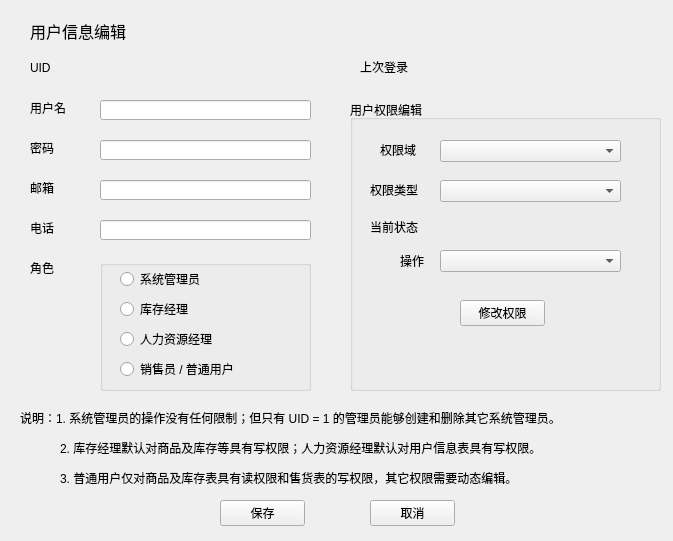
<?xml version="1.0" encoding="UTF-8"?>
<ui version="4.0">
 <class>UserEdit</class>
 <widget class="QMainWindow" name="UserEdit">
  <property name="geometry">
   <rect>
    <x>0</x>
    <y>0</y>
    <width>673</width>
    <height>541</height>
   </rect>
  </property>
  <property name="windowTitle">
   <string>用户信息/权限设置</string>
  </property>
  <widget class="QWidget" name="centralwidget">
   <widget class="QLabel" name="titleLabel">
    <property name="geometry">
     <rect>
      <x>30</x>
      <y>10</y>
      <width>161</width>
      <height>41</height>
     </rect>
    </property>
    <property name="font">
     <font>
      <family>微软雅黑</family>
      <pointsize>12</pointsize>
     </font>
    </property>
    <property name="text">
     <string>用户信息编辑</string>
    </property>
   </widget>
   <widget class="QLabel" name="label_2">
    <property name="geometry">
     <rect>
      <x>30</x>
      <y>100</y>
      <width>71</width>
      <height>16</height>
     </rect>
    </property>
    <property name="text">
     <string>用户名</string>
    </property>
   </widget>
   <widget class="QLabel" name="label_3">
    <property name="geometry">
     <rect>
      <x>30</x>
      <y>140</y>
      <width>61</width>
      <height>16</height>
     </rect>
    </property>
    <property name="text">
     <string>密码</string>
    </property>
   </widget>
   <widget class="QLabel" name="label_4">
    <property name="geometry">
     <rect>
      <x>30</x>
      <y>180</y>
      <width>61</width>
      <height>16</height>
     </rect>
    </property>
    <property name="text">
     <string>邮箱</string>
    </property>
   </widget>
   <widget class="QLabel" name="label_5">
    <property name="geometry">
     <rect>
      <x>30</x>
      <y>220</y>
      <width>71</width>
      <height>16</height>
     </rect>
    </property>
    <property name="text">
     <string>电话</string>
    </property>
   </widget>
   <widget class="QLabel" name="label_6">
    <property name="geometry">
     <rect>
      <x>30</x>
      <y>60</y>
      <width>71</width>
      <height>16</height>
     </rect>
    </property>
    <property name="text">
     <string>UID</string>
    </property>
   </widget>
   <widget class="QLabel" name="uidLabel">
    <property name="geometry">
     <rect>
      <x>110</x>
      <y>60</y>
      <width>201</width>
      <height>16</height>
     </rect>
    </property>
    <property name="text">
     <string/>
    </property>
   </widget>
   <widget class="QLineEdit" name="usernameEdit">
    <property name="geometry">
     <rect>
      <x>100</x>
      <y>100</y>
      <width>211</width>
      <height>20</height>
     </rect>
    </property>
   </widget>
   <widget class="QLineEdit" name="passwordEdit">
    <property name="geometry">
     <rect>
      <x>100</x>
      <y>140</y>
      <width>211</width>
      <height>20</height>
     </rect>
    </property>
    <property name="echoMode">
     <enum>QLineEdit::Password</enum>
    </property>
   </widget>
   <widget class="QLineEdit" name="emailEdit">
    <property name="geometry">
     <rect>
      <x>100</x>
      <y>180</y>
      <width>211</width>
      <height>20</height>
     </rect>
    </property>
   </widget>
   <widget class="QLineEdit" name="phoneEdit">
    <property name="geometry">
     <rect>
      <x>100</x>
      <y>220</y>
      <width>211</width>
      <height>20</height>
     </rect>
    </property>
   </widget>
   <widget class="QLabel" name="label_7">
    <property name="geometry">
     <rect>
      <x>30</x>
      <y>260</y>
      <width>71</width>
      <height>16</height>
     </rect>
    </property>
    <property name="text">
     <string>角色</string>
    </property>
   </widget>
   <widget class="QGroupBox" name="userRoleBox">
    <property name="geometry">
     <rect>
      <x>100</x>
      <y>260</y>
      <width>211</width>
      <height>131</height>
     </rect>
    </property>
    <property name="title">
     <string/>
    </property>
    <widget class="QRadioButton" name="admin">
     <property name="geometry">
      <rect>
       <x>20</x>
       <y>10</y>
       <width>161</width>
       <height>18</height>
      </rect>
     </property>
     <property name="text">
      <string>系统管理员</string>
     </property>
    </widget>
    <widget class="QRadioButton" name="manager">
     <property name="geometry">
      <rect>
       <x>20</x>
       <y>40</y>
       <width>161</width>
       <height>18</height>
      </rect>
     </property>
     <property name="text">
      <string>库存经理</string>
     </property>
    </widget>
    <widget class="QRadioButton" name="hr">
     <property name="geometry">
      <rect>
       <x>20</x>
       <y>70</y>
       <width>171</width>
       <height>18</height>
      </rect>
     </property>
     <property name="text">
      <string>人力资源经理</string>
     </property>
    </widget>
    <widget class="QRadioButton" name="user">
     <property name="geometry">
      <rect>
       <x>20</x>
       <y>100</y>
       <width>161</width>
       <height>18</height>
      </rect>
     </property>
     <property name="text">
      <string>销售员 / 普通用户</string>
     </property>
    </widget>
   </widget>
   <widget class="QGroupBox" name="userPermissionBox">
    <property name="geometry">
     <rect>
      <x>350</x>
      <y>100</y>
      <width>311</width>
      <height>291</height>
     </rect>
    </property>
    <property name="title">
     <string>用户权限编辑</string>
    </property>
    <widget class="QLabel" name="label_8">
     <property name="geometry">
      <rect>
       <x>30</x>
       <y>43</y>
       <width>63</width>
       <height>14</height>
      </rect>
     </property>
     <property name="text">
      <string>权限域</string>
     </property>
    </widget>
    <widget class="QComboBox" name="permissionDomain">
     <property name="geometry">
      <rect>
       <x>90</x>
       <y>40</y>
       <width>181</width>
       <height>22</height>
      </rect>
     </property>
    </widget>
    <widget class="QLabel" name="label_9">
     <property name="geometry">
      <rect>
       <x>20</x>
       <y>83</y>
       <width>63</width>
       <height>14</height>
      </rect>
     </property>
     <property name="text">
      <string>权限类型</string>
     </property>
    </widget>
    <widget class="QComboBox" name="permissionType">
     <property name="geometry">
      <rect>
       <x>90</x>
       <y>80</y>
       <width>181</width>
       <height>22</height>
      </rect>
     </property>
    </widget>
    <widget class="QLabel" name="label_10">
     <property name="geometry">
      <rect>
       <x>50</x>
       <y>153</y>
       <width>41</width>
       <height>16</height>
      </rect>
     </property>
     <property name="text">
      <string>操作</string>
     </property>
    </widget>
    <widget class="QComboBox" name="permisionOp">
     <property name="geometry">
      <rect>
       <x>90</x>
       <y>150</y>
       <width>181</width>
       <height>22</height>
      </rect>
     </property>
    </widget>
    <widget class="QPushButton" name="savePermissionButton">
     <property name="geometry">
      <rect>
       <x>110</x>
       <y>200</y>
       <width>85</width>
       <height>26</height>
      </rect>
     </property>
     <property name="text">
      <string>修改权限</string>
     </property>
    </widget>
    <widget class="QLabel" name="label_11">
     <property name="geometry">
      <rect>
       <x>20</x>
       <y>120</y>
       <width>63</width>
       <height>14</height>
      </rect>
     </property>
     <property name="text">
      <string>当前状态</string>
     </property>
    </widget>
    <widget class="QLabel" name="statusLabel">
     <property name="geometry">
      <rect>
       <x>90</x>
       <y>120</y>
       <width>191</width>
       <height>16</height>
      </rect>
     </property>
     <property name="text">
      <string/>
     </property>
    </widget>
   </widget>
   <widget class="QLabel" name="label_12">
    <property name="geometry">
     <rect>
      <x>20</x>
      <y>410</y>
      <width>651</width>
      <height>16</height>
     </rect>
    </property>
    <property name="text">
     <string>说明：1. 系统管理员的操作没有任何限制；但只有 UID = 1 的管理员能够创建和删除其它系统管理员。</string>
    </property>
   </widget>
   <widget class="QLabel" name="label_13">
    <property name="geometry">
     <rect>
      <x>60</x>
      <y>440</y>
      <width>601</width>
      <height>16</height>
     </rect>
    </property>
    <property name="text">
     <string>2. 库存经理默认对商品及库存等具有写权限；人力资源经理默认对用户信息表具有写权限。</string>
    </property>
   </widget>
   <widget class="QLabel" name="label_14">
    <property name="geometry">
     <rect>
      <x>60</x>
      <y>470</y>
      <width>581</width>
      <height>16</height>
     </rect>
    </property>
    <property name="text">
     <string>3. 普通用户仅对商品及库存表具有读权限和售货表的写权限，其它权限需要动态编辑。</string>
    </property>
   </widget>
   <widget class="QPushButton" name="saveButton">
    <property name="geometry">
     <rect>
      <x>220</x>
      <y>500</y>
      <width>85</width>
      <height>26</height>
     </rect>
    </property>
    <property name="text">
     <string>保存</string>
    </property>
   </widget>
   <widget class="QPushButton" name="cancelButton">
    <property name="geometry">
     <rect>
      <x>370</x>
      <y>500</y>
      <width>85</width>
      <height>26</height>
     </rect>
    </property>
    <property name="text">
     <string>取消</string>
    </property>
   </widget>
   <widget class="QLabel" name="lastLoginTitleTable">
    <property name="geometry">
     <rect>
      <x>360</x>
      <y>60</y>
      <width>63</width>
      <height>14</height>
     </rect>
    </property>
    <property name="text">
     <string>上次登录</string>
    </property>
   </widget>
   <widget class="QLabel" name="lastLoginLabel">
    <property name="geometry">
     <rect>
      <x>440</x>
      <y>60</y>
      <width>211</width>
      <height>16</height>
     </rect>
    </property>
    <property name="text">
     <string/>
    </property>
   </widget>
  </widget>
 </widget>
 <resources/>
 <connections/>
</ui>
